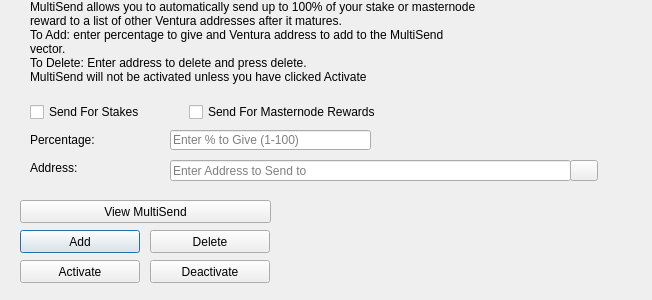
<?xml version="1.0" encoding="UTF-8"?>
<ui version="4.0">
 <class>MultiSendDialog</class>
 <widget class="QDialog" name="MultiSendDialog">
  <property name="windowModality">
   <enum>Qt::NonModal</enum>
  </property>
  <property name="geometry">
   <rect>
    <x>0</x>
    <y>0</y>
    <width>652</width>
    <height>300</height>
   </rect>
  </property>
  <property name="windowTitle">
   <string>MultiSend</string>
  </property>
  <widget class="QLineEdit" name="multiSendPercentEdit">
   <property name="geometry">
    <rect>
     <x>170</x>
     <y>130</y>
     <width>201</width>
     <height>20</height>
    </rect>
   </property>
   <property name="toolTip">
    <string>Enter whole numbers 1 - 100</string>
   </property>
   <property name="placeholderText">
    <string>Enter % to Give (1-100)</string>
   </property>
  </widget>
  <widget class="QLineEdit" name="multiSendAddressEdit">
   <property name="geometry">
    <rect>
     <x>170</x>
     <y>160</y>
     <width>401</width>
     <height>21</height>
    </rect>
   </property>
   <property name="toolTip">
    <string/>
   </property>
   <property name="placeholderText">
    <string>Enter Address to Send to</string>
   </property>
  </widget>
  <widget class="QLabel" name="label_2">
   <property name="geometry">
    <rect>
     <x>30</x>
     <y>0</y>
     <width>451</width>
     <height>121</height>
    </rect>
   </property>
   <property name="lineWidth">
    <number>1</number>
   </property>
   <property name="text">
    <string>MultiSend allows you to automatically send up to 100% of your stake or masternode reward to a list of other Ventura addresses after it matures.
To Add: enter percentage to give and Ventura address to add to the MultiSend vector.
To Delete: Enter address to delete and press delete.
MultiSend will not be activated unless you have clicked Activate</string>
   </property>
   <property name="alignment">
    <set>Qt::AlignLeading|Qt::AlignLeft|Qt::AlignTop</set>
   </property>
   <property name="wordWrap">
    <bool>true</bool>
   </property>
  </widget>
  <widget class="QLabel" name="message">
   <property name="geometry">
    <rect>
     <x>290</x>
     <y>200</y>
     <width>351</width>
     <height>91</height>
    </rect>
   </property>
   <property name="text">
    <string/>
   </property>
  </widget>
  <widget class="QPushButton" name="addButton">
   <property name="geometry">
    <rect>
     <x>20</x>
     <y>230</y>
     <width>120</width>
     <height>23</height>
    </rect>
   </property>
   <property name="toolTip">
    <string/>
   </property>
   <property name="statusTip">
    <string>Add to MultiSend Vector</string>
   </property>
   <property name="text">
    <string>Add</string>
   </property>
  </widget>
  <widget class="QPushButton" name="disableButton">
   <property name="geometry">
    <rect>
     <x>150</x>
     <y>260</y>
     <width>120</width>
     <height>23</height>
    </rect>
   </property>
   <property name="statusTip">
    <string>Deactivate MultiSend</string>
   </property>
   <property name="text">
    <string>Deactivate</string>
   </property>
  </widget>
  <widget class="QPushButton" name="addressBookButton">
   <property name="geometry">
    <rect>
     <x>570</x>
     <y>160</y>
     <width>28</width>
     <height>21</height>
    </rect>
   </property>
   <property name="toolTip">
    <string>Choose an address from the address book</string>
   </property>
   <property name="text">
    <string/>
   </property>
   <property name="icon">
    <iconset resource="../ventura.qrc">
     <normaloff>:/icons/address-book</normaloff>:/icons/address-book</iconset>
   </property>
   <property name="shortcut">
    <string>Alt+A</string>
   </property>
   <property name="autoDefault">
    <bool>false</bool>
   </property>
  </widget>
  <widget class="QLabel" name="label">
   <property name="geometry">
    <rect>
     <x>30</x>
     <y>130</y>
     <width>121</width>
     <height>20</height>
    </rect>
   </property>
   <property name="toolTip">
    <string>Percentage of stake to send</string>
   </property>
   <property name="text">
    <string>Percentage:</string>
   </property>
  </widget>
  <widget class="QLabel" name="label_5">
   <property name="geometry">
    <rect>
     <x>30</x>
     <y>160</y>
     <width>111</width>
     <height>16</height>
    </rect>
   </property>
   <property name="toolTip">
    <string>Address to send portion of stake to</string>
   </property>
   <property name="text">
    <string>Address:</string>
   </property>
  </widget>
  <widget class="QPushButton" name="deleteButton">
   <property name="geometry">
    <rect>
     <x>150</x>
     <y>230</y>
     <width>120</width>
     <height>23</height>
    </rect>
   </property>
   <property name="toolTip">
    <string/>
   </property>
   <property name="statusTip">
    <string>Delete Address From MultiSend Vector</string>
   </property>
   <property name="text">
    <string>Delete</string>
   </property>
  </widget>
  <widget class="QPushButton" name="activateButton">
   <property name="geometry">
    <rect>
     <x>20</x>
     <y>260</y>
     <width>120</width>
     <height>23</height>
    </rect>
   </property>
   <property name="statusTip">
    <string>Activate MultiSend</string>
   </property>
   <property name="text">
    <string>Activate</string>
   </property>
  </widget>
  <widget class="QPushButton" name="viewButton">
   <property name="geometry">
    <rect>
     <x>20</x>
     <y>200</y>
     <width>251</width>
     <height>23</height>
    </rect>
   </property>
   <property name="toolTip">
    <string/>
   </property>
   <property name="statusTip">
    <string>View MultiSend Vector</string>
   </property>
   <property name="text">
    <string>View MultiSend</string>
   </property>
  </widget>
  <widget class="QWidget" name="horizontalLayoutWidget">
   <property name="geometry">
    <rect>
     <x>30</x>
     <y>100</y>
     <width>351</width>
     <height>24</height>
    </rect>
   </property>
   <layout class="QHBoxLayout" name="horizontalLayout">
    <item>
     <widget class="QCheckBox" name="multiSendStakeCheckBox">
      <property name="text">
       <string>Send For Stakes</string>
      </property>
     </widget>
    </item>
    <item>
     <widget class="QCheckBox" name="multiSendMasternodeCheckBox">
      <property name="text">
       <string>Send For Masternode Rewards</string>
      </property>
     </widget>
    </item>
   </layout>
  </widget>
 </widget>
 <resources>
  <include location="../ventura.qrc"/>
 </resources>
 <connections/>
</ui>
